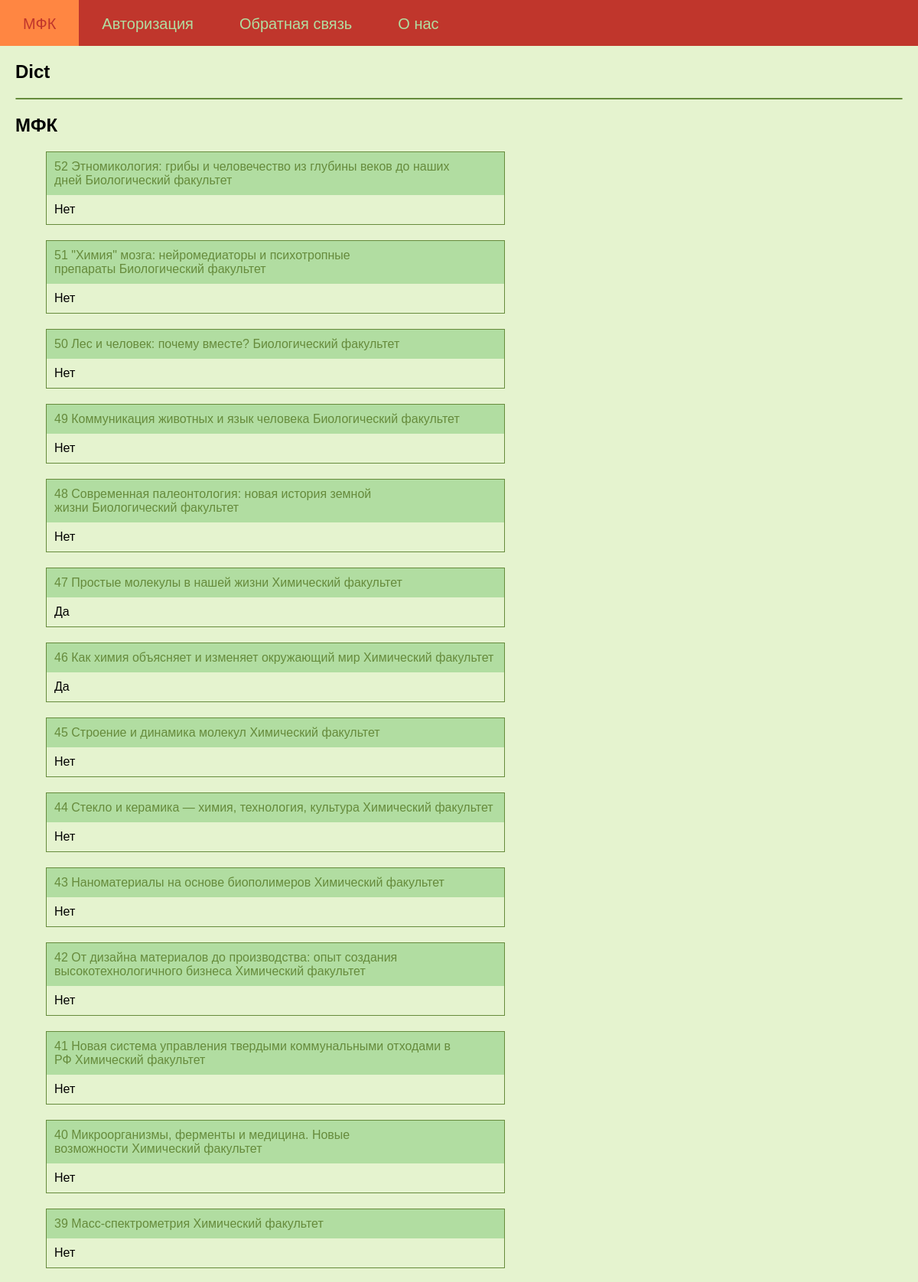
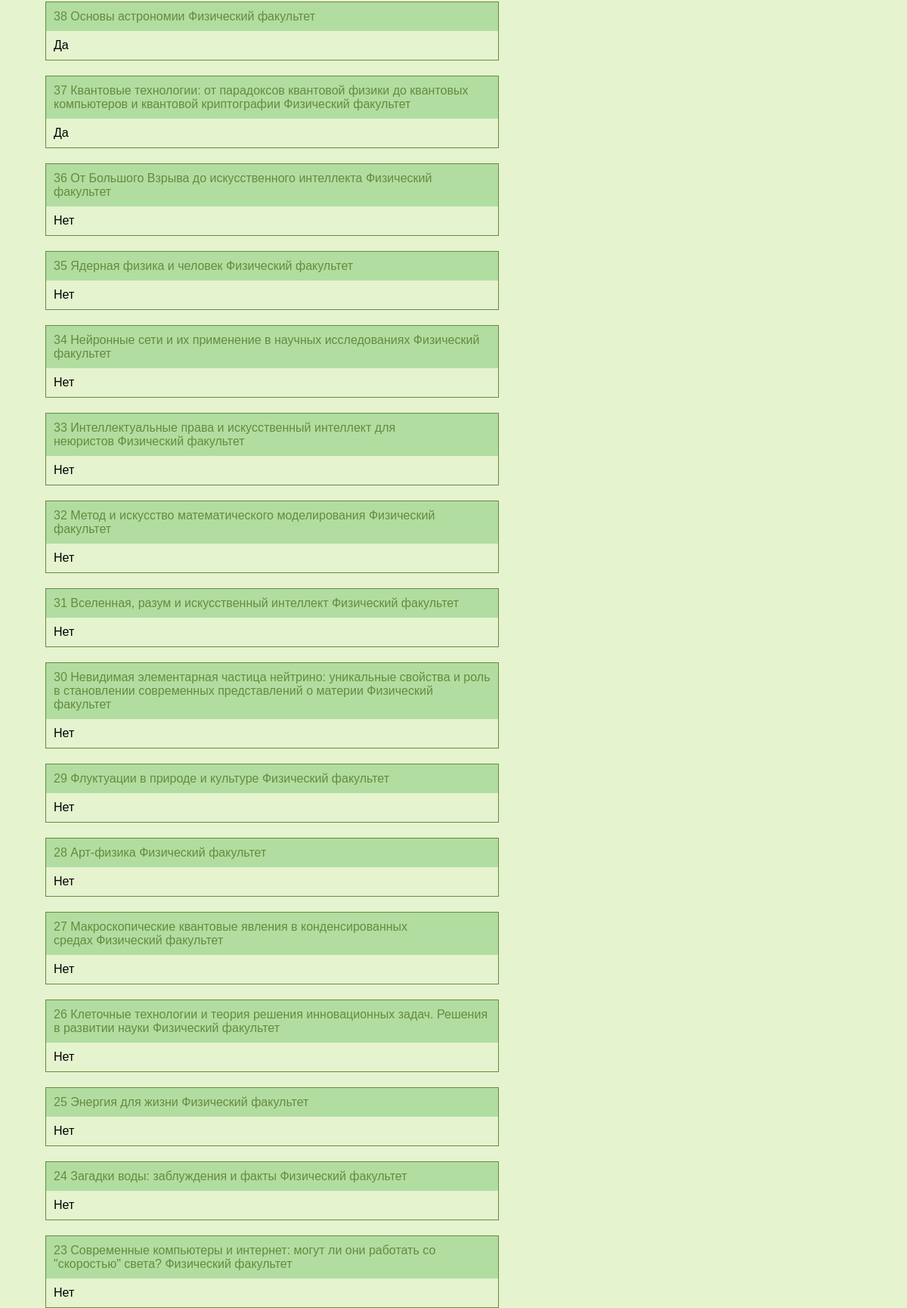
The page / (upper part) on the database its author committed (2 pictures, top to bottom).
### tables this page shows
CREATE TABLE mfk (
id integer PRIMARY KEY AUTOINCREMENT,
name text,
faculty text,
online text,
openclose text,
score text
);

### testApp.py (the view)
@app.route("/dict")
@app.route("/")
def dict():
    return render_template('dict.html', my_text='Dict', menu=menu, mfk_table=dbase.getMfkAnonce())

### FDataBase.py (called while the page is built)
    def getMfkAnonce(self):
        try:
            self.__cur.execute(f"SELECT id, name, faculty, online FROM mfk ORDER BY id DESC")
            res = self.__cur.fetchall()
            if res: return res
        except sqlite3.Error as e:
            print("Ошибка получения статьи из БД " + str(e))
        return []

### testApp.py (called while the page is built)
def connect_db():
    conn = sqlite3.connect(app.config['DATABASE'])
    conn.row_factory = sqlite3.Row
    return conn

def get_db():
    if not hasattr(g, 'link_db'):
        g.link_db = connect_db()
    return g.link_db

@app.before_request
def before_request():
    global dbase
    db = get_db()
    dbase = FDataBase(db)

### templates/dict.html
{% extends 'index.html' %}
{% block content %}
    <h2>МФК</h2>
    <ul class="list-posts">
        {% for m in mfk_table %}
            <li>
                <p class="title">
                    <a class="my_a" href="{{ url_for('showMfk', alias=m.id)}}">{{ m.id }}&nbsp;{{m.name}}&nbsp;{{m.faculty}}</a>
                </p>
                <p class="annonce">{{ m.online }}</p>
            </li>
        {% endfor %}
    </ul>
{% endblock %}

### templates/index.html (shortened to what this page needs)
<!DOCTYPE html>
<html lang="en">
    <link type="text/css" href={{url_for('static', filename="css/style.css")}} rel="stylesheet" />
    <head>
    </head>
    <body>
        <div class="mainmenu">
            {% for m in menu %}
                <a href="{{m.url}}">
                    <div class="block">
                        {{m.title}}
                    </div>
                </a>
            {% endfor %}
        </div>
        <div class="content">
            <h2>{{ my_text }}</h2>
            <hr>
            <div class="between_hr">
                {% block content %}{% endblock %}
            </div>
            <br>Вернуться на <a class="my_a" href="/dict">главную</a> страницу.
        </div>
    </body>
</html>

### static/css/style.css (style rules this page uses)
body { font-family: 'Arial'; margin: 0px; padding 0px; height: 100%; width: 100%; background-color: #E5F3CF; }
.mainmenu { background: #C0362C; height: 60px; margin: 0; font-size: 20px; overflow: hidden; }
.block { float: left; height: 60px; padding: 20px 30px 20px 30px ; }
a { color: #B1DDA1; text-decoration: none; }
.content { margin: 20px; color: black; }
.between_hr { margin: 20px 0px 30px 0px; }
hr { border: 1.25px solid #668B3C; border-radius: 1px; }
ul.list-posts { list-style: none; margin: 0; padding 0; max-width: 600px; }
ul.list-posts li { margin: 20px 0 0 0; border: 1.5px solid #668B3C; }
.my_a { color: #668B3C; }
ul.list-posts .title { margin: 0; padding: 10px; background: #B1DDA1; }
ul.list-posts .annonce { margin: 0; padding: 10px; background: #E5F3CF; }

### rows shown on the page
mfk: id "52", name "Этномикология: грибы и человечество из глубины веков до наших дней", faculty "Биологический факультет", online "Нет"
mfk: id "51", name "\"Химия\" мозга: нейромедиаторы и психотропные препараты", faculty "Биологический факультет", online "Нет"
mfk: id "50", name "Лес и человек: почему вместе?", faculty "Биологический факультет", online "Нет"
mfk: id "49", name "Коммуникация животных и язык человека", faculty "Биологический факультет", online "Нет"
mfk: id "48", name "Современная палеонтология: новая история земной жизни", faculty "Биологический факультет", online "Нет"
mfk: id "47", name "Простые молекулы в нашей жизни", faculty "Химический факультет", online "Да"
mfk: id "46", name "Как химия объясняет и изменяет окружающий мир", faculty "Химический факультет", online "Да"
mfk: id "45", name "Строение и динамика молекул", faculty "Химический факультет", online "Нет"
mfk: id "44", name "Стекло и керамика — химия, технология, культура", faculty "Химический факультет", online "Нет"
mfk: id "43", name "Наноматериалы на основе биополимеров", faculty "Химический факультет", online "Нет"
mfk: id "42", name "От дизайна материалов до производства: опыт создания высокотехнологичного бизнеса", faculty "Химический факультет", online "Нет"
mfk: id "41", name "Новая система управления твердыми коммунальными отходами в РФ", faculty "Химический факультет", online "Нет"
mfk: id "40", name "Микроорганизмы, ферменты и медицина. Новые возможности", faculty "Химический факультет", online "Нет"
mfk: id "39", name "Масс-спектрометрия", faculty "Химический факультет", online "Нет"
mfk: id "38", name "Основы астрономии", faculty "Физический факультет", online "Да"
mfk: id "37", name "Квантовые технологии: от парадоксов квантовой физики до квантовых компьютеров и квантовой криптографии", faculty "Физический факультет", online "Да"
mfk: id "36", name "От Большого Взрыва до искусственного интеллекта", faculty "Физический факультет", online "Нет"
mfk: id "35", name "Ядерная физика и человек", faculty "Физический факультет", online "Нет"
mfk: id "34", name "Нейронные сети и их применение в научных исследованиях", faculty "Физический факультет", online "Нет"
mfk: id "33", name "Интеллектуальные права и искусственный интеллект для неюристов", faculty "Физический факультет", online "Нет"
mfk: id "32", name "Метод и искусство математического моделирования", faculty "Физический факультет", online "Нет"
mfk: id "31", name "Вселенная, разум и искусственный интеллект", faculty "Физический факультет", online "Нет"
mfk: id "30", name "Невидимая элементарная частица нейтрино: уникальные свойства и роль в становлении современных представлений о материи", faculty "Физический факультет", online "Нет"
mfk: id "29", name "Флуктуации в природе и культуре", faculty "Физический факультет", online "Нет"
mfk: id "28", name "Арт-физика", faculty "Физический факультет", online "Нет"
mfk: id "27", name "Макроскопические квантовые явления в конденсированных средах", faculty "Физический факультет", online "Нет"
mfk: id "26", name "Клеточные технологии и теория решения инновационных задач. Решения в развитии науки", faculty "Физический факультет", online "Нет"
mfk: id "25", name "Энергия для жизни", faculty "Физический факультет", online "Нет"
mfk: id "24", name "Загадки воды: заблуждения и факты", faculty "Физический факультет", online "Нет"
mfk: id "23", name "Современные компьютеры и интернет: могут ли они работать со \"скоростью\" света?", faculty "Физический факультет", online "Нет"

### other values the page prints
{{ m.title }} "МФК" "Авторизация" "Обратная связь" "О нас"
{{ my_text }} "Dict"
